Frame 1 (no input): blank canvas, image omitted
Frame 60 (the mouse pressed at the canvas centre just before this capture): blank canvas, image omitted
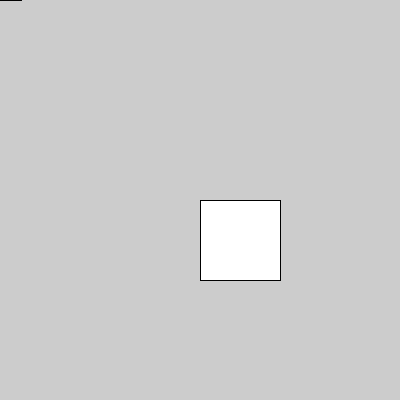
Frame 120 (the mouse held since frame 60 and released just before this capture)

The Processing sketch whose frames 1 and 60 were blank and that drew this single picture after the mouse press (run headless with seeded random() and noise(); from frame 60 on, the mouse is pressed at the canvas centre):

// Processing sketch: processing_74009
// ── processing_74009.pde

void setup(){
size(400,400);
smooth();
}
void draw(){
if(mousePressed){
  rect(mouseX,mouseY,80,80);
}

else{
  triangle(mouseX,mouseY,mouseX+10,mouseY-25,mouseX+20,mouseY);
}
}
